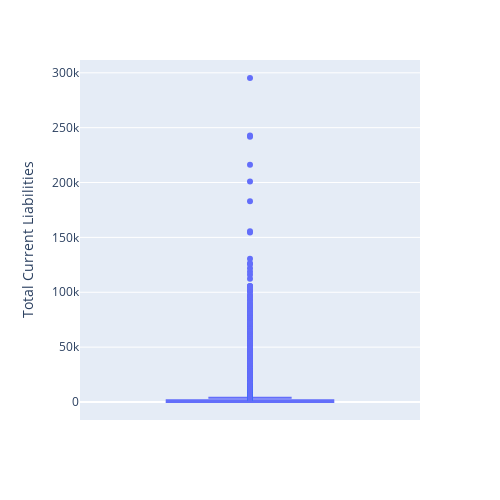
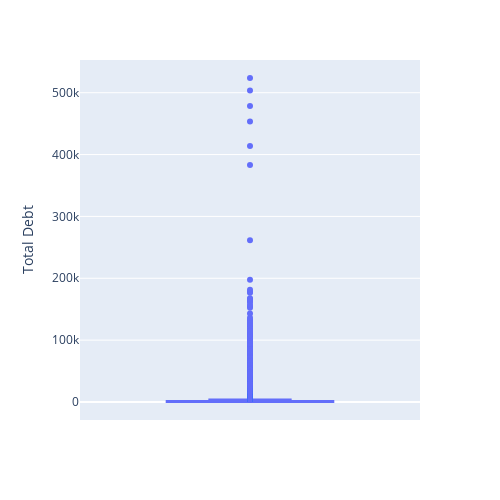

Notebook cell for these charts, in order:
### Code cell
import plotly.express as px




box1 = px.box(combined_data, y="Total Current Liabilities", width= 500, height= 500, points= 'outliers')
box1.show()

box2 = px.box(combined_data, y="Total Debt", width= 500, height= 500, points= 'outliers')
box2.show()

### Figure 1 — Plotly figure (JSON) as saved in the notebook; plotly's stock layout.template omitted (floating-point values rounded to 4 significant figures; data arrays with more than 128 entries replaced by an {"elided": "..."} marker saying what was removed)
{"data": [{"alignmentgroup": "True", "boxpoints": "outliers", "hovertemplate": "Total Current Liabilities=%{y}<extra></extra>", "legendgroup": "", "marker": {"color": "#636efa"}, "name": "", "notched": false, "offsetgroup": "", "orientation": "v", "showlegend": false, "type": "box", "x0": " ", "xaxis": "x", "y": {"elided": "21782 float values"}, "y0": " ", "yaxis": "y"}], "layout": {"boxmode": "group", "height": 500, "legend": {"tracegroupgap": 0}, "margin": {"t": 60}, "width": 500, "xaxis": {"anchor": "y", "domain": [0, 1]}, "yaxis": {"anchor": "x", "domain": [0, 1], "title": {"text": "Total Current Liabilities"}}}}

### Figure 2 — Plotly figure (JSON) as saved in the notebook; plotly's stock layout.template omitted (floating-point values rounded to 4 significant figures; data arrays with more than 128 entries replaced by an {"elided": "..."} marker saying what was removed)
{"data": [{"alignmentgroup": "True", "boxpoints": "outliers", "hovertemplate": "Total Debt=%{y}<extra></extra>", "legendgroup": "", "marker": {"color": "#636efa"}, "name": "", "notched": false, "offsetgroup": "", "orientation": "v", "showlegend": false, "type": "box", "x0": " ", "xaxis": "x", "y": {"elided": "21782 float values"}, "y0": " ", "yaxis": "y"}], "layout": {"boxmode": "group", "height": 500, "legend": {"tracegroupgap": 0}, "margin": {"t": 60}, "width": 500, "xaxis": {"anchor": "y", "domain": [0, 1]}, "yaxis": {"anchor": "x", "domain": [0, 1], "title": {"text": "Total Debt"}}}}
